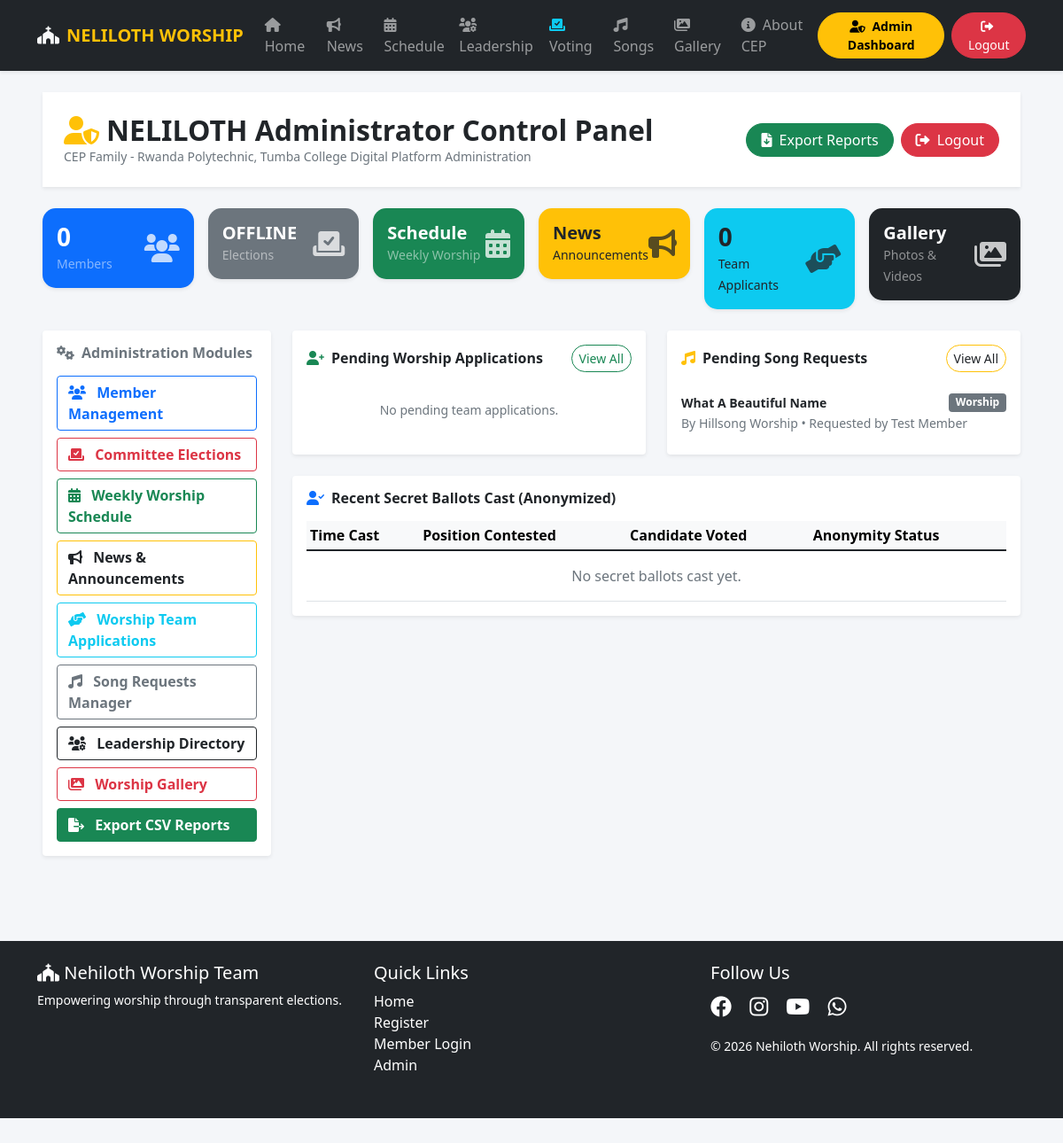
Screenshot of /admin/dashboard.php (signed in) with the database file from the repository.
### tables this page shows
CREATE TABLE settings (
    id INT PRIMARY KEY DEFAULT 1,
    election_active BOOLEAN DEFAULT FALSE
);

CREATE TABLE IF NOT EXISTS song_requests (
    id INT PRIMARY KEY AUTO_INCREMENT,
    member_id INT NULL,
    requester_name VARCHAR(100) NOT NULL,
    song_title VARCHAR(255) NOT NULL,
    artist VARCHAR(100) DEFAULT 'Unknown / Traditional',
    genre_category VARCHAR(100) DEFAULT 'Worship',
    key_note VARCHAR(20) DEFAULT 'C',
    lyrics_link TEXT NULL,
    notes TEXT NULL,
    status ENUM('pending','approved','scheduled','rejected') DEFAULT 'pending',
    votes_count INT DEFAULT 0,
    requested_at TIMESTAMP DEFAULT CURRENT_TIMESTAMP,
    FOREIGN KEY (member_id) REFERENCES members(id) ON DELETE SET NULL
);

### config/functions.php (called while the page is built, shortened)
<?php
require_once __DIR__ . "/database.php";
function isElectionActive() { global $pdo; $stmt = $pdo->query("SELECT election_active FROM settings WHERE id = 1"); $res = $stmt->fetch(); return $res ? (bool)$res["election_active"] : false; }
function getSongRequests($status = null, $category = null, $limit = 50) {
    global $pdo;
    try {
        $sql = "SELECT s.*, m.name as member_name_db FROM song_requests s LEFT JOIN members m ON s.member_id = m.id WHERE 1=1";
        $params = [];
        if ($status) {
            $sql .= " AND s.status = ?";
            $params[] = $status;
        }
        $sql .= " ORDER BY s.votes_count DESC, s.requested_at DESC LIMIT " . (int)$limit;
        $stmt = $pdo->prepare($sql);
        $stmt->execute($params);
        return $stmt->fetchAll();
    } catch (PDOException $e) { return []; }
}
function getDashboardStats() {
    global $pdo;
    $stats = [
        "total_members" => 0,
        "pending_members" => 0,
        "approved_members" => 0,
        "total_song_requests" => 0,
        "pending_songs" => 0,
        "total_votes_cast" => 0,
        "pending_applications" => 0,
        "leadership_count" => 0,
        "election_active" => isElectionActive()
    ];
    try {
        $stats["total_members"] = (int)$pdo->query("SELECT COUNT(*) FROM members")->fetchColumn();
        $stats["pending_members"] = (int)$pdo->query("SELECT COUNT(*) FROM members WHERE status = 'pending'")->fetchColumn();
        $stats["approved_members"] = (int)$pdo->query("SELECT COUNT(*) FROM members WHERE status = 'approved'")->fetchColumn();
        $stats["total_song_requests"] = (int)$pdo->query("SELECT COUNT(*) FROM song_requests")->fetchColumn();
        $stats["pending_songs"] = (int)$pdo->query("SELECT COUNT(*) FROM song_requests WHERE status = 'pending'")->fetchColumn();
        $stats["total_votes_cast"] = (int)$pdo->query("SELECT COUNT(*) FROM votes")->fetchColumn();
        $stats["pending_applications"] = (int)$pdo->query("SELECT COUNT(*) FROM worship_applications WHERE status = 'pending'")->fetchColumn();
        $stats["leadership_count"] = (int)$pdo->query("SELECT COUNT(*) FROM leadership")->fetchColumn();
    } catch (PDOException $e) {}
    return $stats;
}
?>

### admin/dashboard.php (the view, shortened to what this page needs)
<?php
require_once "../config/functions.php";
$stats = getDashboardStats();
$recentVotes = $pdo->query("SELECT b.voted_at as created_at, p.title as position, c.name as candidate_name FROM ballots b JOIN positions p ON b.position_id=p.id JOIN candidates c ON b.candidate_id=c.id ORDER BY b.voted_at DESC LIMIT 5")->fetchAll();
$recentSongs = getSongRequests('pending', null, 5);
$recentApplications = getWorshipApplications('pending');
?>
<!DOCTYPE html>
<html lang="en">
<head>
    <link href="https://cdn.jsdelivr.net/npm/bootstrap@5.1.3/dist/css/bootstrap.min.css" rel="stylesheet">
    <link rel="stylesheet" href="https://cdnjs.cloudflare.com/ajax/libs/font-awesome/6.0.0/css/all.min.css">
</head>
<body>
<?php include "../navbar.php"; ?>
<div class="container-fluid py-4 px-md-5">
    <div class="d-flex flex-wrap justify-content-between align-items-center mb-4 bg-white p-3 p-md-4 rounded-4 shadow-sm">
        <div>
            <h2 class="fw-bold text-dark mb-0"><i class="fas fa-user-shield text-warning me-2"></i>NELILOTH Administrator Control Panel</h2>
            <p class="text-muted small mb-0">CEP Family - Rwanda Polytechnic, Tumba College Digital Platform Administration</p>
        </div>
        <div class="d-flex gap-2 mt-2 mt-md-0">
            <a href="reports.php" class="btn btn-success rounded-pill px-3"><i class="fas fa-file-download me-1"></i> Export Reports</a>
            <a href="logout.php" class="btn btn-danger rounded-pill px-3"><i class="fas fa-sign-out-alt me-1"></i> Logout</a>
        </div>
    </div>
    <div class="row g-3 mb-4">
        <div class="col-6 col-md-4 col-xl-2">
            <a href="manage_members.php" class="card stat-card bg-primary text-white p-3 text-decoration-none shadow-sm">
                <div class="d-flex justify-content-between align-items-center">
                    <div>
                        <h3 class="fw-bold mb-0"><?php echo $stats['approved_members']; ?></h3>
                        <small class="text-white-50">Members</small>
                    </div>
                    <i class="fas fa-users fa-2x opacity-75"></i>
                </div>
            </a>
        </div>
        <div class="col-6 col-md-4 col-xl-2">
            <a href="manage_elections.php" class="card stat-card <?php echo $stats['election_active'] ? 'bg-danger text-white' : 'bg-secondary text-white'; ?> p-3 text-decoration-none shadow-sm">
                <div class="d-flex justify-content-between align-items-center">
                    <div>
                        <h5 class="fw-bold mb-0"><?php echo $stats['election_active'] ? 'ACTIVE' : 'OFFLINE'; ?></h5>
                        <small class="text-white-50">Elections</small>
                    </div>
                    <i class="fas fa-vote-yea fa-2x opacity-75"></i>
                </div>
            </a>
        </div>
        <div class="col-6 col-md-4 col-xl-2">
            <a href="manage_schedule.php" class="card stat-card bg-success text-white p-3 text-decoration-none shadow-sm">
                <div class="d-flex justify-content-between align-items-center">
                    <div>
                        <h5 class="fw-bold mb-0">Schedule</h5>
                        <small class="text-white-50">Weekly Worship</small>
                    </div>
                    <i class="fas fa-calendar-alt fa-2x opacity-75"></i>
                </div>
            </a>
        </div>
        <div class="col-6 col-md-4 col-xl-2">
            <a href="manage_announcements.php" class="card stat-card bg-warning text-dark p-3 text-decoration-none shadow-sm">
                <div class="d-flex justify-content-between align-items-center">
                    <div>
                        <h5 class="fw-bold mb-0">News</h5>
                        <small class="text-dark">Announcements</small>
                    </div>
                    <i class="fas fa-bullhorn fa-2x opacity-75"></i>
                </div>
            </a>
        </div>
        <div class="col-6 col-md-4 col-xl-2">
            <a href="manage_applications.php" class="card stat-card bg-info text-dark p-3 text-decoration-none shadow-sm">
                <div class="d-flex justify-content-between align-items-center">
                    <div>
                        <h3 class="fw-bold mb-0"><?php echo $stats['pending_applications']; ?></h3>
                        <small class="text-dark">Team Applicants</small>
                    </div>
                    <i class="fas fa-hands-helping fa-2x opacity-75"></i>
                </div>
            </a>
        </div>
        <div class="col-6 col-md-4 col-xl-2">
            <a href="manage_gallery.php" class="card stat-card bg-dark text-white p-3 text-decoration-none shadow-sm">
                <div class="d-flex justify-content-between align-items-center">
                    <div>
                        <h5 class="fw-bold mb-0">Gallery</h5>
                        <small class="text-white-50">Photos & Videos</small>
                    </div>
                    <i class="fas fa-images fa-2x opacity-75"></i>
                </div>
            </a>
        </div>
    </div>
    <div class="row g-4">
        <div class="col-lg-3">
            <div class="card border-0 shadow-sm rounded-4 p-3 bg-white mb-4">
                <h6 class="fw-bold text-muted mb-3"><i class="fas fa-cogs me-2"></i>Administration Modules</h6>
                <div class="d-grid gap-2">
                    <a href="manage_members.php" class="btn btn-outline-primary text-start fw-bold"><i class="fas fa-users me-2"></i> Member Management</a>
                    <a href="manage_elections.php" class="btn btn-outline-danger text-start fw-bold"><i class="fas fa-vote-yea me-2"></i> Committee Elections</a>
                    <a href="manage_schedule.php" class="btn btn-outline-success text-start fw-bold"><i class="fas fa-calendar-alt me-2"></i> Weekly Worship Schedule</a>
                    <a href="manage_announcements.php" class="btn btn-outline-warning text-dark text-start fw-bold"><i class="fas fa-bullhorn me-2"></i> News & Announcements</a>
                    <a href="manage_applications.php" class="btn btn-outline-info text-start fw-bold"><i class="fas fa-hands-helping me-2"></i> Worship Team Applications</a>
                    <a href="manage_songs.php" class="btn btn-outline-secondary text-start fw-bold"><i class="fas fa-music me-2"></i> Song Requests Manager</a>
                    <a href="manage_leadership.php" class="btn btn-outline-dark text-start fw-bold"><i class="fas fa-users-cog me-2"></i> Leadership Directory</a>
                    <a href="manage_gallery.php" class="btn btn-outline-danger text-start fw-bold"><i class="fas fa-images me-2"></i> Worship Gallery</a>
                    <a href="reports.php" class="btn btn-success text-start fw-bold"><i class="fas fa-file-export me-2"></i> Export CSV Reports</a>
                </div>
            </div>
        </div>
        <div class="col-lg-9">
            <div class="row g-4">
                <div class="col-md-6">
                    <div class="card border-0 shadow-sm rounded-4 p-3 bg-white h-100">
                        <div class="d-flex justify-content-between align-items-center mb-3">
                            <h6 class="fw-bold text-dark mb-0"><i class="fas fa-user-plus text-success me-2"></i>Pending Worship Applications</h6>
                            <a href="manage_applications.php" class="btn btn-sm btn-outline-success rounded-pill">View All</a>
                        </div>
                        <?php if (empty($recentApplications)): ?>
                            <p class="text-muted small py-3 text-center mb-0">No pending team applications.</p>
                        <?php endif; ?>
                    </div>
                </div>
                <div class="col-md-6">
                    <div class="card border-0 shadow-sm rounded-4 p-3 bg-white h-100">
                        <div class="d-flex justify-content-between align-items-center mb-3">
                            <h6 class="fw-bold text-dark mb-0"><i class="fas fa-music text-warning me-2"></i>Pending Song Requests</h6>
                            <a href="manage_songs.php" class="btn btn-sm btn-outline-warning text-dark rounded-pill">View All</a>
                        </div>
                        <?php if (empty($recentSongs)): ?>
                            <p class="text-muted small py-3 text-center mb-0">No pending song requests.</p>
                        <?php else: ?>
                            <div class="list-group list-group-flush">
                                <?php foreach ($recentSongs as $s): ?>
                                    <div class="list-group-item px-0 py-2">
                                        <div class="d-flex justify-content-between align-items-center">
                                            <strong class="text-dark small"><?php echo htmlspecialchars($s['song_title']); ?></strong>
                                            <span class="badge bg-secondary"><?php echo htmlspecialchars($s['genre_category']); ?></span>
                                        </div>
                                        <small class="text-muted">By <?php echo htmlspecialchars($s['artist']); ?> &bull; Requested by <?php echo htmlspecialchars($s['requester_name']); ?></small>
                                    </div>
                                <?php endforeach; ?>
                            </div>
                        <?php endif; ?>
                    </div>
                </div>
                <div class="col-12">
                    <div class="card border-0 shadow-sm rounded-4 p-3 bg-white">
                        <h6 class="fw-bold text-dark mb-3"><i class="fas fa-user-check text-primary me-2"></i>Recent Secret Ballots Cast (Anonymized)</h6>
                        <div class="table-responsive">
                            <table class="table table-hover table-sm align-middle mb-0">
                                <thead class="table-light">
                                    <tr>
                                        <th>Time Cast</th>
                                        <th>Position Contested</th>
                                        <th>Candidate Voted</th>
                                        <th>Anonymity Status</th>
                                    </tr>
                                </thead>
                                <tbody>
                                    <?php if (empty($recentVotes)): ?>
                                        <tr><td colspan="4" class="text-center py-3 text-muted">No secret ballots cast yet.</td></tr>
                                    <?php endif; ?>
                                </tbody>
                            </table>
                        </div>
                    </div>
                </div>
            </div>
        </div>
    </div>
</div>
<?php include "../footer.php"; ?>
</body>
</html>

### admin/dashboard.php (style rules this page uses)
body { background: #f4f6f9; min-height: 100vh; padding-bottom: 70px; }
.stat-card { border-radius: 15px; border: none; transition: transform 0.2s; }

### rows the page displays
settings: election_active "0"
song_requests: song_title "What A Beautiful Name", genre_category "Worship", artist "Hillsong Worship", requester_name "Test Member"
